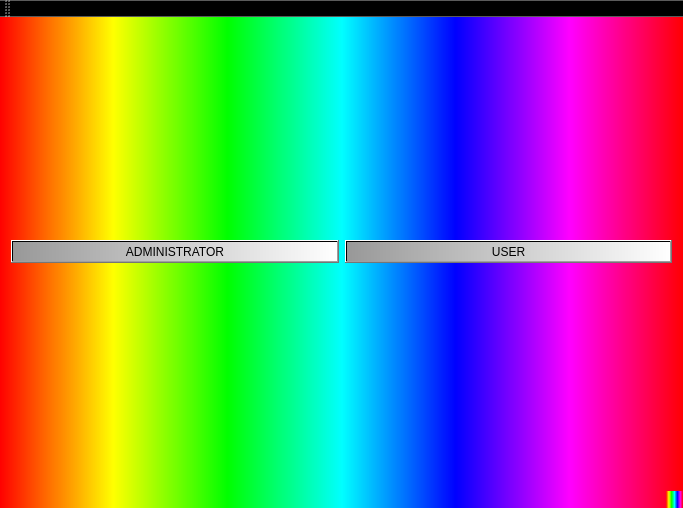
<?xml version="1.0" encoding="UTF-8"?>
<ui version="4.0">
 <class>QtGuiApplicationLab11OOPClass</class>
 <widget class="QMainWindow" name="QtGuiApplicationLab11OOPClass">
  <property name="geometry">
   <rect>
    <x>0</x>
    <y>0</y>
    <width>683</width>
    <height>508</height>
   </rect>
  </property>
  <property name="windowTitle">
   <string>QtGuiApplicationLab11OOP</string>
  </property>
  <property name="styleSheet">
   <string notr="true">background-color: qlineargradient(spread:pad, x1:0, y1:0, x2:1, y2:0, stop:0 rgba(255, 0, 0, 255), stop:0.166 rgba(255, 255, 0, 255), stop:0.333 rgba(0, 255, 0, 255), stop:0.5 rgba(0, 255, 255, 255), stop:0.666 rgba(0, 0, 255, 255), stop:0.833 rgba(255, 0, 255, 255), stop:1 rgba(255, 0, 0, 255));
</string>
  </property>
  <widget class="QWidget" name="centralWidget">
   <layout class="QVBoxLayout" name="verticalLayout">
    <item>
     <layout class="QHBoxLayout" name="horizontalLayout">
      <item>
       <widget class="QPushButton" name="AdministratorMode">
        <property name="styleSheet">
         <string notr="true">background-color: qlineargradient(spread:pad, x1:0, y1:0, x2:1, y2:0, stop:0 rgba(152, 152, 152, 255), stop:1 rgba(255, 255, 255, 255));</string>
        </property>
        <property name="text">
         <string>ADMINISTRATOR</string>
        </property>
       </widget>
      </item>
      <item>
       <widget class="QPushButton" name="UserMode">
        <property name="styleSheet">
         <string notr="true">background-color: qlineargradient(spread:pad, x1:0, y1:0, x2:1, y2:0, stop:0 rgba(152, 152, 152, 255), stop:1 rgba(255, 255, 255, 255));</string>
        </property>
        <property name="text">
         <string>USER</string>
        </property>
       </widget>
      </item>
     </layout>
    </item>
   </layout>
  </widget>
  <widget class="QMenuBar" name="menuBar">
   <property name="geometry">
    <rect>
     <x>0</x>
     <y>0</y>
     <width>683</width>
     <height>26</height>
    </rect>
   </property>
  </widget>
  <widget class="QToolBar" name="mainToolBar">
   <attribute name="toolBarArea">
    <enum>TopToolBarArea</enum>
   </attribute>
   <attribute name="toolBarBreak">
    <bool>false</bool>
   </attribute>
  </widget>
  <widget class="QStatusBar" name="statusBar"/>
 </widget>
 <layoutdefault spacing="6" margin="11"/>
 <resources>
  <include location="QtGuiApplicationLab11OOP.qrc"/>
 </resources>
 <connections/>
</ui>
